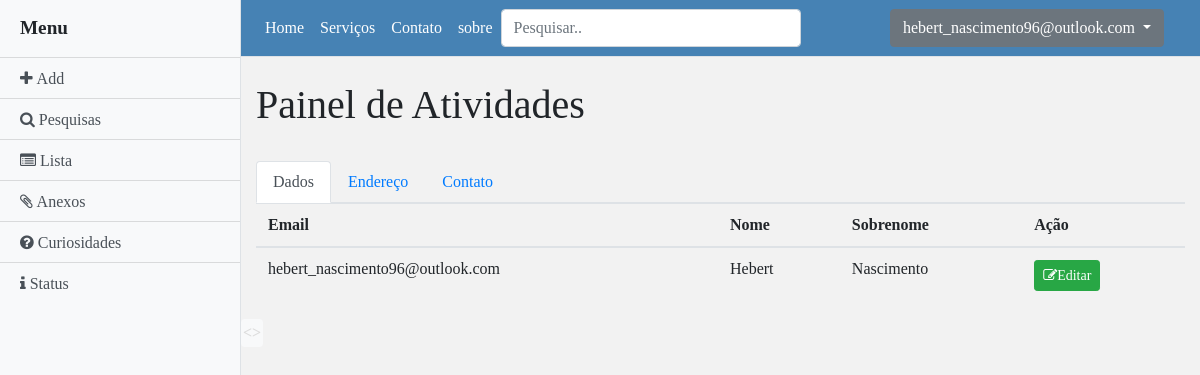
/painel.php (signed in), run on the app's committed database.
### tables this page shows
CREATE TABLE IF NOT EXISTS `formulario` (
  `id` int(11) NOT NULL AUTO_INCREMENT,
  `email` varchar(150) NOT NULL,
  `senha` varchar(100) NOT NULL,
  `nome` varchar(150) NOT NULL,
  `sobrenome` varchar(150) NOT NULL,
  `celular` varchar(150) NOT NULL,
  `telefone` varchar(150) NOT NULL,
  `endereco` varchar(150) NOT NULL,
  `numero` varchar(150) NOT NULL,
  `bairro` varchar(150) NOT NULL,
  `cidade` varchar(150) NOT NULL,
  `estado` varchar(150) NOT NULL,
  `tipo` int(2) NOT NULL,
  `data_de_cadastro` datetime NOT NULL DEFAULT CURRENT_TIMESTAMP,
  PRIMARY KEY (`id`),
  UNIQUE KEY `email` (`email`)
);

### logado.php (the view, shortened to what this page needs)
<?php
    include 'header.php';
    include_once 'Conexao.php';
    $query = "SELECT email,nome,sobrenome FROM formulario WHERE tipo =3 AND id = '" . $_SESSION["id"] . "'";
    $result = mysqli_query($conn, $query);
?>
<div class="d-flex" id="wrapper">
    <div class="bg-light border-right" id="sidebar-wrapper">
        <div class="sidebar-heading"><strong>Menu</strong></div>
        <div class="list-group list-group-flush">
            <a href="add.php" class="fa fa-plus list-group-item list-group-item-action bg-light"> Add</a>
            <a href="#" class="fa fa-search list-group-item list-group-item-action bg-light"> Pesquisas</a>
            <a href="#" class="fa fa-list-alt list-group-item list-group-item-action bg-light"> Lista</a>
            <a href="anexos.php" class="fa fa-paperclip list-group-item list-group-item-action bg-light"> Anexos</a>
            <a href="#" class="fa fa-question-circle list-group-item list-group-item-action bg-light"> Curiosidades</a>
            <a href="progresso.php" class="fa fa-info list-group-item list-group-item-action bg-light"> Status</a>
        </div>
    </div>
    <div id="page-content-wrapper">
        <nav class="navbar navbar-expand-lg navbar-light bg-light border-bottom cornavbar">
            <div class="collapse navbar-collapse" id="navbarSupportedContent">
                <ul class="navbar-nav mt-2 mt-lg-0">
                    <li class="nav-item active">
                        <a class="nav-link style-link-nav" href="logado.php">Home <span class="sr-only">(current)</span></a>
                    </li>
                    <li class="nav-item">
                        <a class="nav-link style-link-nav" href="servicos.php">Serviços</a>
                    </li>
                    <li class="nav-item dropdown">
                    <li class="nav-item">
                        <a class="nav-link style-link-nav" href="contato.php">Contato</a>
                    </li>
                    <li class="nav-item">
                        <a class="nav-link disabled style-link-nav" href="sobre.php" tabindex="-1" aria-disabled="true">sobre</a>
                    </li>
                    </li>
                </ul>
                <form class="form-inline my-2 my-lg-0"><span class="glyphicon glyphicon-search" aria-hidden="true"></span>
                    <input class="form-control mr-sm-2" href="#" style="width: 300px;" type="search" placeholder="Pesquisar.." aria-label="Search" />
                </form>
            </div>
            <div class="col-md-4">
                <div class="dropdown">
                    <button class="btn btn-secondary dropdown-toggle" type="button" id="dropdownMenuButton" data-toggle="dropdown" aria-haspopup="true" aria-expanded="false">
                         <?php echo $_SESSION["email"]; ?>
                    </button>
                </div>
            </div>
        </nav>
        <div class="container-fluid">
            <h1 class="mt-4">Painel de Atividades</h1>
        </div>
        <br>
        <div class="container">
            <nav>
                <div class="nav nav-tabs" id="nav-tab" role="tablist">
                    <a class="nav-item nav-link active" id="nav-home-tab" data-toggle="tab" href="#nav-home" role="tab" aria-controls="nav-home" aria-selected="true">Dados</a>
                    <a class="nav-item nav-link" id="nav-profile-tab" data-toggle="tab" href="#nav-profile" role="tab" aria-controls="nav-profile" aria-selected="false">Endereço</a>
                    <a class="nav-item nav-link" id="nav-contact-tab" data-toggle="tab" href="#nav-contact" role="tab" aria-controls="nav-contact" aria-selected="false">Contato</a>
                </div>
            </nav>
            <div class="tab-content" id="nav-tabContent">
                <div class="tab-pane fade show active" id="nav-home" role="tabpanel" aria-labelledby="nav-home-tab">
                    <table class="table table-hover">
                        <thead>
                            <tr>
                                <th>Email</th>
                                <th>Nome</th>
                                <th>Sobrenome</th>
                                <th>Ação</th>
                            </tr>
                        </thead>
                        <tbody>
                            <?php
                                while ($row_formulario = mysqli_fetch_array($result)) {
                                ?>
                                <tr>
                                    <td><?php echo $row_formulario['email']; ?></td>
                                    <td><?php echo $row_formulario['nome']; ?></td>
                                    <td><?php echo $row_formulario['sobrenome']; ?></td>
                                    <td><button type="button" class="fa fa-edit btn btn-sm btn-success" data-toggle="modal" data-target="#addUsuarioModal">Editar</button></td>
                                </tr>
                                <?php
                             }
                            ?>
                        </tbody>
                    </table>
                </div>
            </div>
        </div>
        <button class="btn menulateral" id="menu-toggle"><strong> <> </strong></button>
    </div>
</div>
<?php include('footer.php'); ?>

### css/custom.css (style rules this page uses)
.cornavbar { background-color: SteelBlue !important; }
.cornavbar .style-link-nav { color: white !important; text-decoration:none; }
.menulateral { background-color: #F8F9FA !important; padding: 1px 1px !important; margin: o auto; color: Gainsboro; position:fixed; }
#sidebar-wrapper { min-height: 100vh; margin-left: -15rem; -webkit-transition: margin .25s ease-out; -moz-transition: margin .25s ease-out; -o-transition: margin .25s ease-out; transition: margin .25s ease-out; }
#sidebar-wrapper .sidebar-heading { padding: 0.875rem 1.25rem; font-size: 1.2rem; }
#sidebar-wrapper .list-group { width: 15rem; }
#page-content-wrapper { min-width: 100vw; }
@media (min-width: 768px) { #sidebar-wrapper { margin-left: 0; } }
@media (min-width: 768px) { #page-content-wrapper { min-width: 0; width: 100%; } }

### data on the page
formulario: email "hebert_nascimento96@outlook.com", nome "Hebert", sobrenome "Nascimento"

### other printed values
$_SESSION["email"] "hebert_nascimento96@outlook.com"
